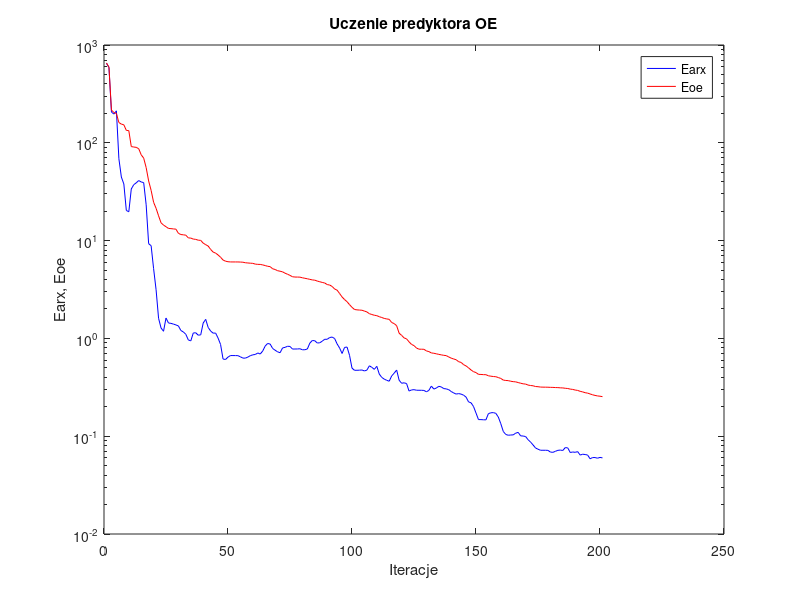
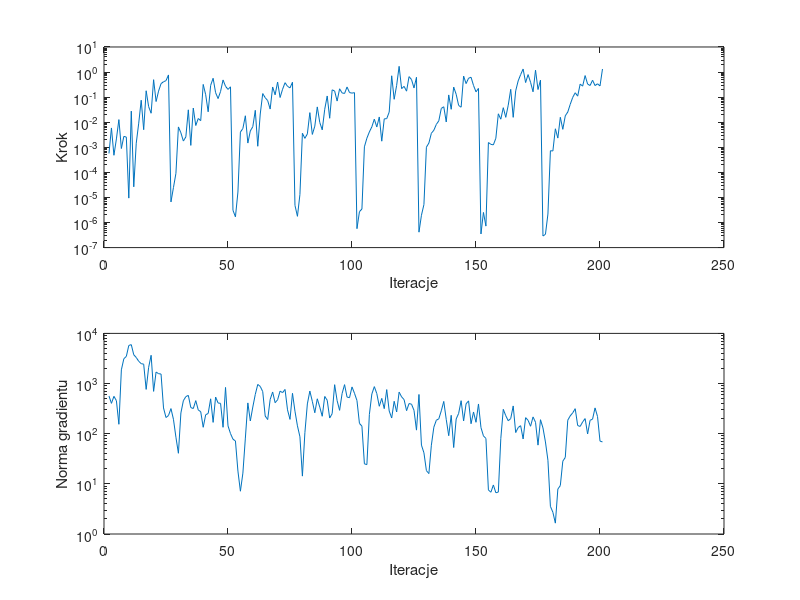

Here is the MATLAB script that generated these plots, in order:
%uczenie predyktora oe
clear all;
n=0; farx(n+1)=6.493336e+002; foe(n+1)=6.553812e+002; wspucz(n+1)=0.000000e+000; ng(n+1)=0.000000e+000;
%odnowa zmiennej metryki
n=1; farx(n+1)=5.898371e+002; foe(n+1)=5.936165e+002; krok(n+1)=5.668187e-004; ng(n+1)=5.658811e+002;
n=2; farx(n+1)=2.060512e+002; foe(n+1)=2.161348e+002; krok(n+1)=5.906887e-003; ng(n+1)=4.026705e+002;
n=3; farx(n+1)=1.967828e+002; foe(n+1)=2.038470e+002; krok(n+1)=4.807698e-004; ng(n+1)=5.560988e+002;
n=4; farx(n+1)=2.122702e+002; foe(n+1)=1.997383e+002; krok(n+1)=2.156451e-003; ng(n+1)=4.557050e+002;
n=5; farx(n+1)=6.870764e+001; foe(n+1)=1.610916e+002; krok(n+1)=1.269968e-002; ng(n+1)=1.541320e+002;
n=6; farx(n+1)=4.465091e+001; foe(n+1)=1.552764e+002; krok(n+1)=8.931057e-004; ng(n+1)=1.875233e+003;
n=7; farx(n+1)=3.791520e+001; foe(n+1)=1.527690e+002; krok(n+1)=2.728971e-003; ng(n+1)=3.121505e+003;
n=8; farx(n+1)=2.034879e+001; foe(n+1)=1.339505e+002; krok(n+1)=2.553842e-003; ng(n+1)=3.472954e+003;
n=9; farx(n+1)=1.971127e+001; foe(n+1)=1.331711e+002; krok(n+1)=9.405221e-006; ng(n+1)=5.751046e+003;
n=10; farx(n+1)=3.371107e+001; foe(n+1)=9.150703e+001; krok(n+1)=2.764852e-002; ng(n+1)=5.966737e+003;
n=11; farx(n+1)=3.730466e+001; foe(n+1)=9.055075e+001; krok(n+1)=2.656342e-005; ng(n+1)=3.739098e+003;
n=12; farx(n+1)=3.896963e+001; foe(n+1)=8.983261e+001; krok(n+1)=1.459111e-003; ng(n+1)=3.308566e+003;
n=13; farx(n+1)=4.111561e+001; foe(n+1)=8.700947e+001; krok(n+1)=9.175071e-003; ng(n+1)=2.776858e+003;
n=14; farx(n+1)=3.976791e+001; foe(n+1)=7.537245e+001; krok(n+1)=7.533346e-002; ng(n+1)=2.494255e+003;
n=15; farx(n+1)=3.916929e+001; foe(n+1)=6.973406e+001; krok(n+1)=5.036156e-003; ng(n+1)=2.433626e+003;
n=16; farx(n+1)=2.323097e+001; foe(n+1)=5.578471e+001; krok(n+1)=1.794664e-001; ng(n+1)=7.645227e+002;
n=17; farx(n+1)=9.291267e+000; foe(n+1)=4.072616e+001; krok(n+1)=4.186607e-002; ng(n+1)=2.108061e+003;
n=18; farx(n+1)=8.873397e+000; foe(n+1)=3.262803e+001; krok(n+1)=2.280046e-002; ng(n+1)=3.660681e+003;
n=19; farx(n+1)=5.167089e+000; foe(n+1)=2.463933e+001; krok(n+1)=4.967261e-001; ng(n+1)=6.980950e+002;
n=20; farx(n+1)=3.144508e+000; foe(n+1)=2.139176e+001; krok(n+1)=6.677458e-002; ng(n+1)=1.696739e+003;
n=21; farx(n+1)=1.606914e+000; foe(n+1)=1.793608e+001; krok(n+1)=1.738735e-001; ng(n+1)=1.573483e+003;
n=22; farx(n+1)=1.278189e+000; foe(n+1)=1.520402e+001; krok(n+1)=3.457398e-001; ng(n+1)=1.546736e+003;
n=23; farx(n+1)=1.182988e+000; foe(n+1)=1.440170e+001; krok(n+1)=4.114269e-001; ng(n+1)=3.260957e+002;
n=24; farx(n+1)=1.615756e+000; foe(n+1)=1.387525e+001; krok(n+1)=4.536903e-001; ng(n+1)=2.101532e+002;
n=25; farx(n+1)=1.437119e+000; foe(n+1)=1.331660e+001; krok(n+1)=7.679697e-001; ng(n+1)=2.304774e+002;
%odnowa zmiennej metryki
n=26; farx(n+1)=1.424817e+000; foe(n+1)=1.325569e+001; krok(n+1)=6.627791e-006; ng(n+1)=3.167081e+002;
n=27; farx(n+1)=1.400444e+000; foe(n+1)=1.316679e+001; krok(n+1)=2.466737e-005; ng(n+1)=1.937927e+002;
n=28; farx(n+1)=1.373048e+000; foe(n+1)=1.308853e+001; krok(n+1)=9.144347e-005; ng(n+1)=8.514621e+001;
n=29; farx(n+1)=1.341979e+000; foe(n+1)=1.187175e+001; krok(n+1)=6.480489e-003; ng(n+1)=4.071469e+001;
n=30; farx(n+1)=1.203906e+000; foe(n+1)=1.153143e+001; krok(n+1)=3.792794e-003; ng(n+1)=2.585417e+002;
n=31; farx(n+1)=1.164277e+000; foe(n+1)=1.146266e+001; krok(n+1)=1.772228e-003; ng(n+1)=4.549347e+002;
n=32; farx(n+1)=1.100497e+000; foe(n+1)=1.135664e+001; krok(n+1)=2.603714e-003; ng(n+1)=5.482594e+002;
n=33; farx(n+1)=9.640817e-001; foe(n+1)=1.066130e+001; krok(n+1)=3.118548e-002; ng(n+1)=5.811828e+002;
n=34; farx(n+1)=9.437013e-001; foe(n+1)=1.061052e+001; krok(n+1)=1.190370e-003; ng(n+1)=3.321290e+002;
n=35; farx(n+1)=1.136688e+000; foe(n+1)=1.036410e+001; krok(n+1)=3.669314e-002; ng(n+1)=3.174561e+002;
n=36; farx(n+1)=1.141873e+000; foe(n+1)=1.029550e+001; krok(n+1)=7.385876e-003; ng(n+1)=4.566751e+002;
n=37; farx(n+1)=1.078230e+000; foe(n+1)=1.009700e+001; krok(n+1)=1.405854e-002; ng(n+1)=2.980884e+002;
n=38; farx(n+1)=1.087987e+000; foe(n+1)=1.005557e+001; krok(n+1)=1.153579e-002; ng(n+1)=2.742049e+002;
n=39; farx(n+1)=1.436780e+000; foe(n+1)=9.418083e+000; krok(n+1)=3.214125e-001; ng(n+1)=1.342696e+002;
n=40; farx(n+1)=1.566011e+000; foe(n+1)=9.089084e+000; krok(n+1)=1.248868e-001; ng(n+1)=2.388526e+002;
n=41; farx(n+1)=1.295295e+000; foe(n+1)=8.800781e+000; krok(n+1)=2.602503e-002; ng(n+1)=2.528481e+002;
n=42; farx(n+1)=1.189693e+000; foe(n+1)=8.123835e+000; krok(n+1)=2.947483e-001; ng(n+1)=4.963609e+002;
n=43; farx(n+1)=1.131152e+000; foe(n+1)=7.638197e+000; krok(n+1)=5.657309e-001; ng(n+1)=1.681537e+002;
n=44; farx(n+1)=1.134612e+000; foe(n+1)=7.450683e+000; krok(n+1)=1.502985e-001; ng(n+1)=5.381593e+002;
n=45; farx(n+1)=1.006933e+000; foe(n+1)=7.128322e+000; krok(n+1)=8.764941e-002; ng(n+1)=4.096684e+002;
n=46; farx(n+1)=8.672289e-001; foe(n+1)=6.759127e+000; krok(n+1)=1.687274e-001; ng(n+1)=4.025667e+002;
n=47; farx(n+1)=6.156260e-001; foe(n+1)=6.333268e+000; krok(n+1)=4.842714e-001; ng(n+1)=1.342372e+002;
n=48; farx(n+1)=6.086666e-001; foe(n+1)=6.159125e+000; krok(n+1)=2.714701e-001; ng(n+1)=8.368036e+002;
n=49; farx(n+1)=6.437633e-001; foe(n+1)=6.081065e+000; krok(n+1)=2.032965e-001; ng(n+1)=1.431570e+002;
n=50; farx(n+1)=6.680490e-001; foe(n+1)=6.051666e+000; krok(n+1)=2.577175e-001; ng(n+1)=1.007892e+002;
%odnowa zmiennej metryki
n=51; farx(n+1)=6.675569e-001; foe(n+1)=6.050145e+000; krok(n+1)=3.073770e-006; ng(n+1)=7.778579e+001;
n=52; farx(n+1)=6.672702e-001; foe(n+1)=6.049354e+000; krok(n+1)=1.688556e-006; ng(n+1)=7.157144e+001;
n=53; farx(n+1)=6.662318e-001; foe(n+1)=6.048898e+000; krok(n+1)=1.641052e-005; ng(n+1)=1.798415e+001;
n=54; farx(n+1)=6.480361e-001; foe(n+1)=6.033954e+000; krok(n+1)=4.038010e-003; ng(n+1)=7.129691e+000;
n=55; farx(n+1)=6.290738e-001; foe(n+1)=6.012631e+000; krok(n+1)=5.608324e-003; ng(n+1)=1.636364e+001;
n=56; farx(n+1)=6.286392e-001; foe(n+1)=5.937947e+000; krok(n+1)=1.806016e-002; ng(n+1)=8.174868e+001;
n=57; farx(n+1)=6.438425e-001; foe(n+1)=5.905416e+000; krok(n+1)=1.471967e-003; ng(n+1)=4.110137e+002;
n=58; farx(n+1)=6.659910e-001; foe(n+1)=5.875522e+000; krok(n+1)=4.508154e-003; ng(n+1)=1.795927e+002;
n=59; farx(n+1)=6.793420e-001; foe(n+1)=5.856060e+000; krok(n+1)=6.607631e-003; ng(n+1)=3.399182e+002;
n=60; farx(n+1)=6.848455e-001; foe(n+1)=5.750194e+000; krok(n+1)=2.981463e-002; ng(n+1)=6.065919e+002;
n=61; farx(n+1)=7.095362e-001; foe(n+1)=5.716659e+000; krok(n+1)=1.099965e-003; ng(n+1)=9.605809e+002;
n=62; farx(n+1)=6.924499e-001; foe(n+1)=5.706610e+000; krok(n+1)=2.128042e-002; ng(n+1)=8.773837e+002;
n=63; farx(n+1)=7.438087e-001; foe(n+1)=5.642795e+000; krok(n+1)=1.387540e-001; ng(n+1)=6.907790e+002;
n=64; farx(n+1)=8.358038e-001; foe(n+1)=5.556112e+000; krok(n+1)=9.513510e-002; ng(n+1)=2.251127e+002;
n=65; farx(n+1)=8.880770e-001; foe(n+1)=5.460728e+000; krok(n+1)=7.280720e-002; ng(n+1)=1.914808e+002;
n=66; farx(n+1)=8.752495e-001; foe(n+1)=5.416688e+000; krok(n+1)=3.340315e-002; ng(n+1)=4.816431e+002;
n=67; farx(n+1)=7.890173e-001; foe(n+1)=5.151130e+000; krok(n+1)=2.542859e-001; ng(n+1)=6.791397e+002;
n=68; farx(n+1)=7.571957e-001; foe(n+1)=5.067324e+000; krok(n+1)=1.237945e-001; ng(n+1)=4.148220e+002;
n=69; farx(n+1)=7.290216e-001; foe(n+1)=4.922640e+000; krok(n+1)=4.004429e-001; ng(n+1)=4.745987e+002;
n=70; farx(n+1)=7.138686e-001; foe(n+1)=4.864790e+000; krok(n+1)=9.668121e-002; ng(n+1)=7.064470e+002;
n=71; farx(n+1)=7.992094e-001; foe(n+1)=4.792457e+000; krok(n+1)=2.054358e-001; ng(n+1)=6.583670e+002;
n=72; farx(n+1)=8.099140e-001; foe(n+1)=4.642310e+000; krok(n+1)=3.772555e-001; ng(n+1)=7.623749e+002;
n=73; farx(n+1)=8.309150e-001; foe(n+1)=4.529594e+000; krok(n+1)=2.693452e-001; ng(n+1)=2.987902e+002;
n=74; farx(n+1)=8.275929e-001; foe(n+1)=4.410413e+000; krok(n+1)=2.343012e-001; ng(n+1)=1.928634e+002;
n=75; farx(n+1)=7.784302e-001; foe(n+1)=4.269121e+000; krok(n+1)=3.923690e-001; ng(n+1)=6.389702e+002;
%odnowa zmiennej metryki
n=76; farx(n+1)=7.790697e-001; foe(n+1)=4.240661e+000; krok(n+1)=4.828730e-006; ng(n+1)=2.808862e+002;
n=77; farx(n+1)=7.797632e-001; foe(n+1)=4.237523e+000; krok(n+1)=1.766634e-006; ng(n+1)=1.433770e+002;
n=78; farx(n+1)=7.839118e-001; foe(n+1)=4.230754e+000; krok(n+1)=1.314101e-005; ng(n+1)=8.680288e+001;
n=79; farx(n+1)=7.649421e-001; foe(n+1)=4.167869e+000; krok(n+1)=3.625910e-003; ng(n+1)=1.425901e+001;
n=80; farx(n+1)=7.657203e-001; foe(n+1)=4.116902e+000; krok(n+1)=2.269758e-003; ng(n+1)=1.046526e+002;
n=81; farx(n+1)=7.797040e-001; foe(n+1)=4.071689e+000; krok(n+1)=3.427028e-003; ng(n+1)=3.926092e+002;
n=82; farx(n+1)=8.955572e-001; foe(n+1)=4.015552e+000; krok(n+1)=2.409244e-002; ng(n+1)=7.080150e+002;
n=83; farx(n+1)=9.519322e-001; foe(n+1)=3.964038e+000; krok(n+1)=3.258295e-003; ng(n+1)=4.417625e+002;
n=84; farx(n+1)=9.467727e-001; foe(n+1)=3.938169e+000; krok(n+1)=6.950337e-003; ng(n+1)=2.617131e+002;
n=85; farx(n+1)=8.971867e-001; foe(n+1)=3.856617e+000; krok(n+1)=4.076532e-002; ng(n+1)=4.967968e+002;
n=86; farx(n+1)=9.017899e-001; foe(n+1)=3.795586e+000; krok(n+1)=9.784074e-003; ng(n+1)=3.394877e+002;
n=87; farx(n+1)=9.369266e-001; foe(n+1)=3.735794e+000; krok(n+1)=4.957342e-003; ng(n+1)=2.225452e+002;
n=88; farx(n+1)=9.796232e-001; foe(n+1)=3.685861e+000; krok(n+1)=3.281725e-002; ng(n+1)=5.523428e+002;
n=89; farx(n+1)=9.795221e-001; foe(n+1)=3.552741e+000; krok(n+1)=1.114169e-001; ng(n+1)=4.647233e+002;
n=90; farx(n+1)=1.021132e+000; foe(n+1)=3.512082e+000; krok(n+1)=1.438335e-002; ng(n+1)=2.051113e+002;
n=91; farx(n+1)=1.031862e+000; foe(n+1)=3.397442e+000; krok(n+1)=1.956250e-001; ng(n+1)=2.510390e+002;
n=92; farx(n+1)=9.967441e-001; foe(n+1)=3.199127e+000; krok(n+1)=1.752988e-001; ng(n+1)=9.490608e+002;
n=93; farx(n+1)=8.775947e-001; foe(n+1)=3.112267e+000; krok(n+1)=6.963444e-002; ng(n+1)=4.562903e+002;
n=94; farx(n+1)=7.973211e-001; foe(n+1)=2.876732e+000; krok(n+1)=2.153023e-001; ng(n+1)=2.920467e+002;
n=95; farx(n+1)=7.012107e-001; foe(n+1)=2.653415e+000; krok(n+1)=1.475580e-001; ng(n+1)=6.308592e+002;
n=96; farx(n+1)=8.087847e-001; foe(n+1)=2.495854e+000; krok(n+1)=1.400181e-001; ng(n+1)=9.514576e+002;
n=97; farx(n+1)=8.159187e-001; foe(n+1)=2.373561e+000; krok(n+1)=2.538306e-001; ng(n+1)=5.374498e+002;
n=98; farx(n+1)=6.721491e-001; foe(n+1)=2.213940e+000; krok(n+1)=1.523673e-001; ng(n+1)=5.222989e+002;
n=99; farx(n+1)=4.967861e-001; foe(n+1)=2.078293e+000; krok(n+1)=1.443061e-001; ng(n+1)=8.565045e+002;
n=100; farx(n+1)=4.720716e-001; foe(n+1)=1.975376e+000; krok(n+1)=1.512759e-001; ng(n+1)=6.395557e+002;
%odnowa zmiennej metryki
n=101; farx(n+1)=4.721645e-001; foe(n+1)=1.957670e+000; krok(n+1)=5.680666e-007; ng(n+1)=4.580847e+002;
n=102; farx(n+1)=4.732111e-001; foe(n+1)=1.949264e+000; krok(n+1)=2.701776e-006; ng(n+1)=1.605790e+002;
n=103; farx(n+1)=4.755215e-001; foe(n+1)=1.940854e+000; krok(n+1)=3.462539e-006; ng(n+1)=1.413437e+002;
n=104; farx(n+1)=4.651083e-001; foe(n+1)=1.903075e+000; krok(n+1)=1.045351e-003; ng(n+1)=2.506094e+001;
n=105; farx(n+1)=4.736949e-001; foe(n+1)=1.864743e+000; krok(n+1)=2.305594e-003; ng(n+1)=2.419267e+001;
n=106; farx(n+1)=5.247537e-001; foe(n+1)=1.789796e+000; krok(n+1)=4.090464e-003; ng(n+1)=2.410371e+002;
n=107; farx(n+1)=5.058165e-001; foe(n+1)=1.754848e+000; krok(n+1)=6.543079e-003; ng(n+1)=6.189089e+002;
n=108; farx(n+1)=4.828140e-001; foe(n+1)=1.725195e+000; krok(n+1)=1.321526e-002; ng(n+1)=8.686250e+002;
n=109; farx(n+1)=5.183593e-001; foe(n+1)=1.707626e+000; krok(n+1)=6.450159e-003; ng(n+1)=6.306512e+002;
n=110; farx(n+1)=4.317542e-001; foe(n+1)=1.667021e+000; krok(n+1)=1.621659e-002; ng(n+1)=3.522639e+002;
n=111; farx(n+1)=3.994832e-001; foe(n+1)=1.635668e+000; krok(n+1)=1.751967e-003; ng(n+1)=5.060591e+002;
n=112; farx(n+1)=3.831951e-001; foe(n+1)=1.600974e+000; krok(n+1)=1.360507e-002; ng(n+1)=3.159056e+002;
n=113; farx(n+1)=3.730280e-001; foe(n+1)=1.581086e+000; krok(n+1)=1.389524e-002; ng(n+1)=7.574790e+002;
n=114; farx(n+1)=3.649393e-001; foe(n+1)=1.567383e+000; krok(n+1)=2.539936e-002; ng(n+1)=2.835108e+002;
n=115; farx(n+1)=4.133266e-001; foe(n+1)=1.453607e+000; krok(n+1)=7.101669e-001; ng(n+1)=2.057224e+002;
n=116; farx(n+1)=4.413179e-001; foe(n+1)=1.417638e+000; krok(n+1)=8.205256e-002; ng(n+1)=4.429183e+002;
n=117; farx(n+1)=4.749657e-001; foe(n+1)=1.348756e+000; krok(n+1)=2.944474e-001; ng(n+1)=2.713518e+002;
n=118; farx(n+1)=3.737301e-001; foe(n+1)=1.130086e+000; krok(n+1)=1.691553e+000; ng(n+1)=6.744463e+002;
n=119; farx(n+1)=3.478531e-001; foe(n+1)=1.074682e+000; krok(n+1)=2.182112e-001; ng(n+1)=5.433019e+002;
n=120; farx(n+1)=3.515042e-001; foe(n+1)=1.012047e+000; krok(n+1)=2.689113e-001; ng(n+1)=4.787017e+002;
n=121; farx(n+1)=3.455650e-001; foe(n+1)=9.893199e-001; krok(n+1)=1.732520e-001; ng(n+1)=2.878413e+002;
n=122; farx(n+1)=2.895842e-001; foe(n+1)=9.224185e-001; krok(n+1)=6.577988e-001; ng(n+1)=3.995440e+002;
n=123; farx(n+1)=2.970941e-001; foe(n+1)=8.684306e-001; krok(n+1)=5.030621e-001; ng(n+1)=3.875703e+002;
n=124; farx(n+1)=2.991603e-001; foe(n+1)=8.438047e-001; krok(n+1)=2.320583e-001; ng(n+1)=2.919895e+002;
n=125; farx(n+1)=2.951645e-001; foe(n+1)=7.969635e-001; krok(n+1)=6.193808e-001; ng(n+1)=1.178176e+002;
%odnowa zmiennej metryki
n=126; farx(n+1)=2.949182e-001; foe(n+1)=7.760691e-001; krok(n+1)=4.123452e-007; ng(n+1)=6.056061e+002;
n=127; farx(n+1)=2.948110e-001; foe(n+1)=7.752840e-001; krok(n+1)=1.950925e-006; ng(n+1)=5.922419e+001;
n=128; farx(n+1)=2.938364e-001; foe(n+1)=7.740981e-001; krok(n+1)=5.201888e-006; ng(n+1)=4.164732e+001;
n=129; farx(n+1)=2.845469e-001; foe(n+1)=7.448871e-001; krok(n+1)=1.012393e-003; ng(n+1)=1.837931e+001;
n=130; farx(n+1)=2.940410e-001; foe(n+1)=7.328153e-001; krok(n+1)=1.476722e-003; ng(n+1)=1.601480e+001;
n=131; farx(n+1)=3.256365e-001; foe(n+1)=7.104370e-001; krok(n+1)=3.625910e-003; ng(n+1)=5.898501e+001;
n=132; farx(n+1)=3.033649e-001; foe(n+1)=7.046470e-001; krok(n+1)=4.783116e-003; ng(n+1)=1.349012e+002;
n=133; farx(n+1)=3.106814e-001; foe(n+1)=6.959908e-001; krok(n+1)=8.161186e-003; ng(n+1)=1.853765e+002;
n=134; farx(n+1)=3.235847e-001; foe(n+1)=6.864396e-001; krok(n+1)=1.136199e-002; ng(n+1)=1.982066e+002;
n=135; farx(n+1)=3.190826e-001; foe(n+1)=6.788652e-001; krok(n+1)=3.542231e-002; ng(n+1)=2.860233e+002;
n=136; farx(n+1)=3.066964e-001; foe(n+1)=6.712637e-001; krok(n+1)=4.134280e-002; ng(n+1)=4.401589e+002;
n=137; farx(n+1)=3.047297e-001; foe(n+1)=6.669742e-001; krok(n+1)=1.021537e-002; ng(n+1)=1.927493e+002;
n=138; farx(n+1)=2.990391e-001; foe(n+1)=6.459989e-001; krok(n+1)=1.225752e-001; ng(n+1)=9.117299e+001;
n=139; farx(n+1)=2.864917e-001; foe(n+1)=6.284235e-001; krok(n+1)=3.272372e-002; ng(n+1)=2.327161e+002;
n=140; farx(n+1)=2.768750e-001; foe(n+1)=6.159865e-001; krok(n+1)=2.522670e-001; ng(n+1)=5.300375e+001;
n=141; farx(n+1)=2.695689e-001; foe(n+1)=6.050658e-001; krok(n+1)=1.300618e-001; ng(n+1)=1.962097e+002;
n=142; farx(n+1)=2.726327e-001; foe(n+1)=5.780108e-001; krok(n+1)=4.663470e-002; ng(n+1)=2.541087e+002;
n=143; farx(n+1)=2.694202e-001; foe(n+1)=5.679464e-001; krok(n+1)=3.965874e-002; ng(n+1)=4.553111e+002;
n=144; farx(n+1)=2.627411e-001; foe(n+1)=5.387523e-001; krok(n+1)=6.914797e-001; ng(n+1)=1.795374e+002;
n=145; farx(n+1)=2.508933e-001; foe(n+1)=5.229911e-001; krok(n+1)=3.465039e-001; ng(n+1)=3.947687e+002;
n=146; farx(n+1)=2.242640e-001; foe(n+1)=4.998008e-001; krok(n+1)=5.680238e-001; ng(n+1)=4.508348e+002;
n=147; farx(n+1)=2.196172e-001; foe(n+1)=4.753778e-001; krok(n+1)=6.210550e-001; ng(n+1)=1.581702e+002;
n=148; farx(n+1)=2.012161e-001; foe(n+1)=4.569182e-001; krok(n+1)=2.912288e-001; ng(n+1)=2.711049e+002;
n=149; farx(n+1)=1.726034e-001; foe(n+1)=4.472542e-001; krok(n+1)=1.630613e-001; ng(n+1)=1.689118e+002;
n=150; farx(n+1)=1.478733e-001; foe(n+1)=4.288229e-001; krok(n+1)=2.224394e-001; ng(n+1)=3.914972e+002;
%odnowa zmiennej metryki
n=151; farx(n+1)=1.478066e-001; foe(n+1)=4.280799e-001; krok(n+1)=3.498238e-007; ng(n+1)=1.324990e+002;
n=152; farx(n+1)=1.472114e-001; foe(n+1)=4.260414e-001; krok(n+1)=2.527819e-006; ng(n+1)=9.047446e+001;
n=153; farx(n+1)=1.469901e-001; foe(n+1)=4.255412e-001; krok(n+1)=7.189387e-007; ng(n+1)=8.043517e+001;
n=154; farx(n+1)=1.701507e-001; foe(n+1)=4.146827e-001; krok(n+1)=1.548346e-003; ng(n+1)=7.566819e+000;
n=155; farx(n+1)=1.735697e-001; foe(n+1)=4.107968e-001; krok(n+1)=1.310411e-003; ng(n+1)=6.806099e+000;
n=156; farx(n+1)=1.742846e-001; foe(n+1)=4.076356e-001; krok(n+1)=1.250114e-003; ng(n+1)=9.503813e+000;
n=157; farx(n+1)=1.712077e-001; foe(n+1)=4.056166e-001; krok(n+1)=2.289978e-003; ng(n+1)=6.642767e+000;
n=158; farx(n+1)=1.569435e-001; foe(n+1)=3.978743e-001; krok(n+1)=2.165649e-002; ng(n+1)=6.852798e+000;
n=159; farx(n+1)=1.342164e-001; foe(n+1)=3.895892e-001; krok(n+1)=1.321526e-002; ng(n+1)=8.011892e+001;
n=160; farx(n+1)=1.118462e-001; foe(n+1)=3.748595e-001; krok(n+1)=3.794479e-002; ng(n+1)=3.064796e+002;
n=161; farx(n+1)=1.041889e-001; foe(n+1)=3.713722e-001; krok(n+1)=1.564801e-002; ng(n+1)=2.285356e+002;
n=162; farx(n+1)=1.023177e-001; foe(n+1)=3.701101e-001; krok(n+1)=4.781642e-002; ng(n+1)=1.812700e+002;
n=163; farx(n+1)=1.028532e-001; foe(n+1)=3.647257e-001; krok(n+1)=2.048545e-001; ng(n+1)=2.002246e+002;
n=164; farx(n+1)=1.031927e-001; foe(n+1)=3.613657e-001; krok(n+1)=1.565005e-002; ng(n+1)=3.578083e+002;
n=165; farx(n+1)=1.073517e-001; foe(n+1)=3.594345e-001; krok(n+1)=1.775417e-001; ng(n+1)=1.054136e+002;
n=166; farx(n+1)=1.094812e-001; foe(n+1)=3.537117e-001; krok(n+1)=4.446475e-001; ng(n+1)=1.325772e+002;
n=167; farx(n+1)=1.007993e-001; foe(n+1)=3.480816e-001; krok(n+1)=7.926233e-001; ng(n+1)=1.445237e+002;
n=168; farx(n+1)=1.004349e-001; foe(n+1)=3.433126e-001; krok(n+1)=1.322970e+000; ng(n+1)=7.853846e+001;
n=169; farx(n+1)=9.922065e-002; foe(n+1)=3.410313e-001; krok(n+1)=3.815505e-001; ng(n+1)=2.087473e+002;
n=170; farx(n+1)=9.208758e-002; foe(n+1)=3.333417e-001; krok(n+1)=7.927530e-001; ng(n+1)=1.847723e+002;
n=171; farx(n+1)=8.703399e-002; foe(n+1)=3.299206e-001; krok(n+1)=3.903951e-001; ng(n+1)=1.407724e+002;
n=172; farx(n+1)=8.150832e-002; foe(n+1)=3.278604e-001; krok(n+1)=1.634459e-001; ng(n+1)=2.160625e+002;
n=173; farx(n+1)=7.579097e-002; foe(n+1)=3.221251e-001; krok(n+1)=1.189931e+000; ng(n+1)=1.689894e+002;
n=174; farx(n+1)=7.362919e-002; foe(n+1)=3.207914e-001; krok(n+1)=2.010048e-001; ng(n+1)=5.918203e+001;
n=175; farx(n+1)=7.182431e-002; foe(n+1)=3.180316e-001; krok(n+1)=4.763389e-001; ng(n+1)=1.901567e+002;
%odnowa zmiennej metryki
n=176; farx(n+1)=7.182477e-002; foe(n+1)=3.174171e-001; krok(n+1)=2.894456e-007; ng(n+1)=1.306365e+002;
n=177; farx(n+1)=7.181548e-002; foe(n+1)=3.172082e-001; krok(n+1)=3.382740e-007; ng(n+1)=6.840613e+001;
n=178; farx(n+1)=7.165704e-002; foe(n+1)=3.168728e-001; krok(n+1)=2.172709e-006; ng(n+1)=2.956803e+001;
n=179; farx(n+1)=6.884502e-002; foe(n+1)=3.158631e-001; krok(n+1)=7.286945e-004; ng(n+1)=3.561063e+000;
n=180; farx(n+1)=6.839399e-002; foe(n+1)=3.155548e-001; krok(n+1)=7.138862e-004; ng(n+1)=2.710486e+000;
n=181; farx(n+1)=7.004790e-002; foe(n+1)=3.143434e-001; krok(n+1)=5.478088e-003; ng(n+1)=1.647060e+000;
n=182; farx(n+1)=7.166152e-002; foe(n+1)=3.139927e-001; krok(n+1)=2.329252e-003; ng(n+1)=7.871397e+000;
n=183; farx(n+1)=7.215313e-002; foe(n+1)=3.123309e-001; krok(n+1)=1.571994e-002; ng(n+1)=9.241288e+000;
n=184; farx(n+1)=7.144697e-002; foe(n+1)=3.116590e-001; krok(n+1)=5.200687e-003; ng(n+1)=2.832472e+001;
n=185; farx(n+1)=7.651734e-002; foe(n+1)=3.090354e-001; krok(n+1)=1.803262e-002; ng(n+1)=3.359788e+001;
n=186; farx(n+1)=7.591585e-002; foe(n+1)=3.074339e-001; krok(n+1)=2.548582e-002; ng(n+1)=1.859972e+002;
n=187; farx(n+1)=6.810334e-002; foe(n+1)=3.030703e-001; krok(n+1)=5.180633e-002; ng(n+1)=2.271997e+002;
n=188; farx(n+1)=6.896036e-002; foe(n+1)=3.009417e-001; krok(n+1)=9.790194e-002; ng(n+1)=2.605796e+002;
n=189; farx(n+1)=6.842551e-002; foe(n+1)=2.964838e-001; krok(n+1)=1.495694e-001; ng(n+1)=3.152970e+002;
n=190; farx(n+1)=6.954621e-002; foe(n+1)=2.938897e-001; krok(n+1)=1.096649e-001; ng(n+1)=1.454866e+002;
n=191; farx(n+1)=6.409356e-002; foe(n+1)=2.876561e-001; krok(n+1)=3.311156e-001; ng(n+1)=1.396609e+002;
n=192; farx(n+1)=6.544799e-002; foe(n+1)=2.838206e-001; krok(n+1)=2.745822e-001; ng(n+1)=1.716887e+002;
n=193; farx(n+1)=6.496813e-002; foe(n+1)=2.785898e-001; krok(n+1)=7.238598e-001; ng(n+1)=2.000316e+002;
n=194; farx(n+1)=6.421325e-002; foe(n+1)=2.757084e-001; krok(n+1)=3.319551e-001; ng(n+1)=9.868165e+001;
n=195; farx(n+1)=5.877868e-002; foe(n+1)=2.704506e-001; krok(n+1)=2.910883e-001; ng(n+1)=1.850472e+002;
n=196; farx(n+1)=6.047222e-002; foe(n+1)=2.651328e-001; krok(n+1)=4.726961e-001; ng(n+1)=1.951985e+002;
n=197; farx(n+1)=6.050657e-002; foe(n+1)=2.612554e-001; krok(n+1)=2.889625e-001; ng(n+1)=3.269108e+002;
n=198; farx(n+1)=5.957104e-002; foe(n+1)=2.580862e-001; krok(n+1)=3.403631e-001; ng(n+1)=2.199987e+002;
n=199; farx(n+1)=6.071874e-002; foe(n+1)=2.563938e-001; krok(n+1)=2.800362e-001; ng(n+1)=7.119779e+001;
n=200; farx(n+1)=6.002134e-002; foe(n+1)=2.536700e-001; krok(n+1)=1.324463e+000; ng(n+1)=6.858443e+001;

figure; semilogy(farx,'b'); hold on; semilogy(foe,'r'); xlabel('Iteracje'); ylabel('Earx, Eoe'); legend('Earx','Eoe'); title('Uczenie predyktora OE');
figure; subplot(2,1,1); semilogy(krok); xlabel('Iteracje'); ylabel('Krok');
subplot(2,1,2); semilogy(ng); xlabel('Iteracje'); ylabel('Norma gradientu');
Earx=farx(n+1)
Eoe=foe(n+1)
